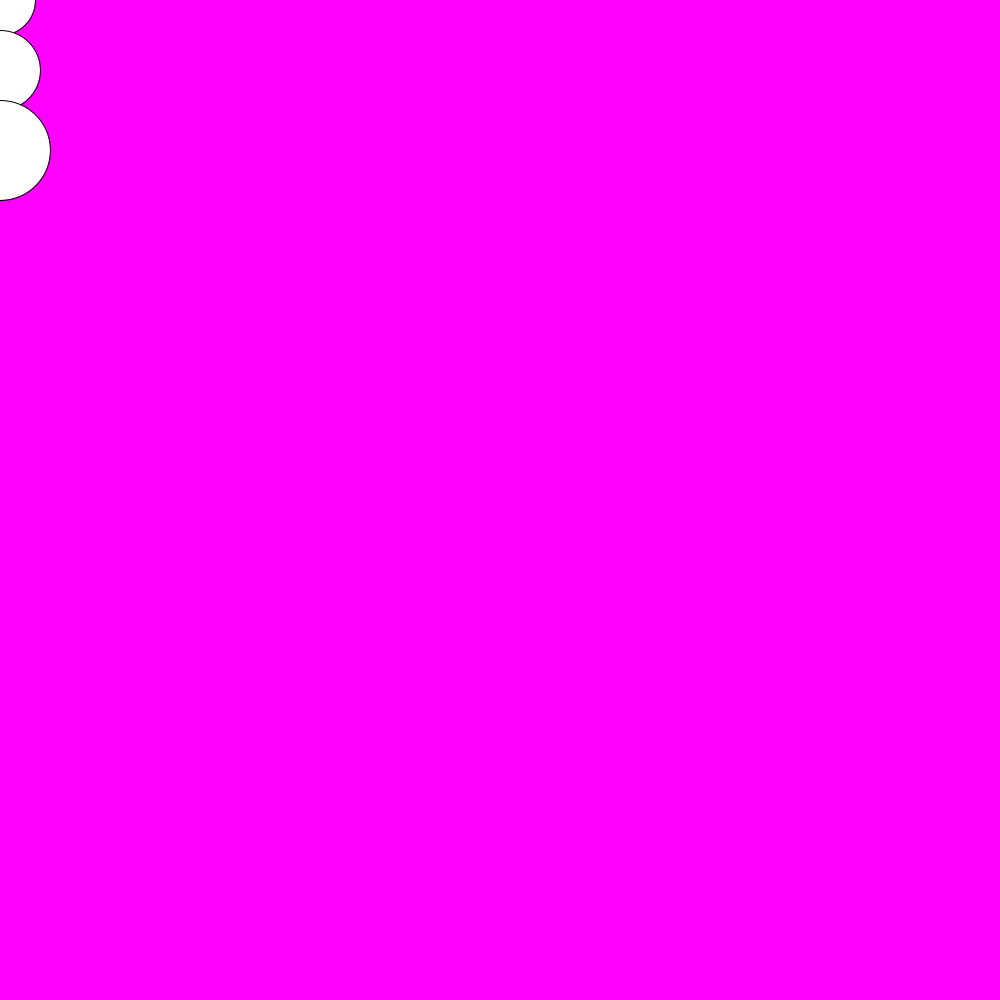
Frame 1 (no input)
Frame 60 (the mouse pressed at the canvas centre just before this capture): identical to frame 1, image omitted
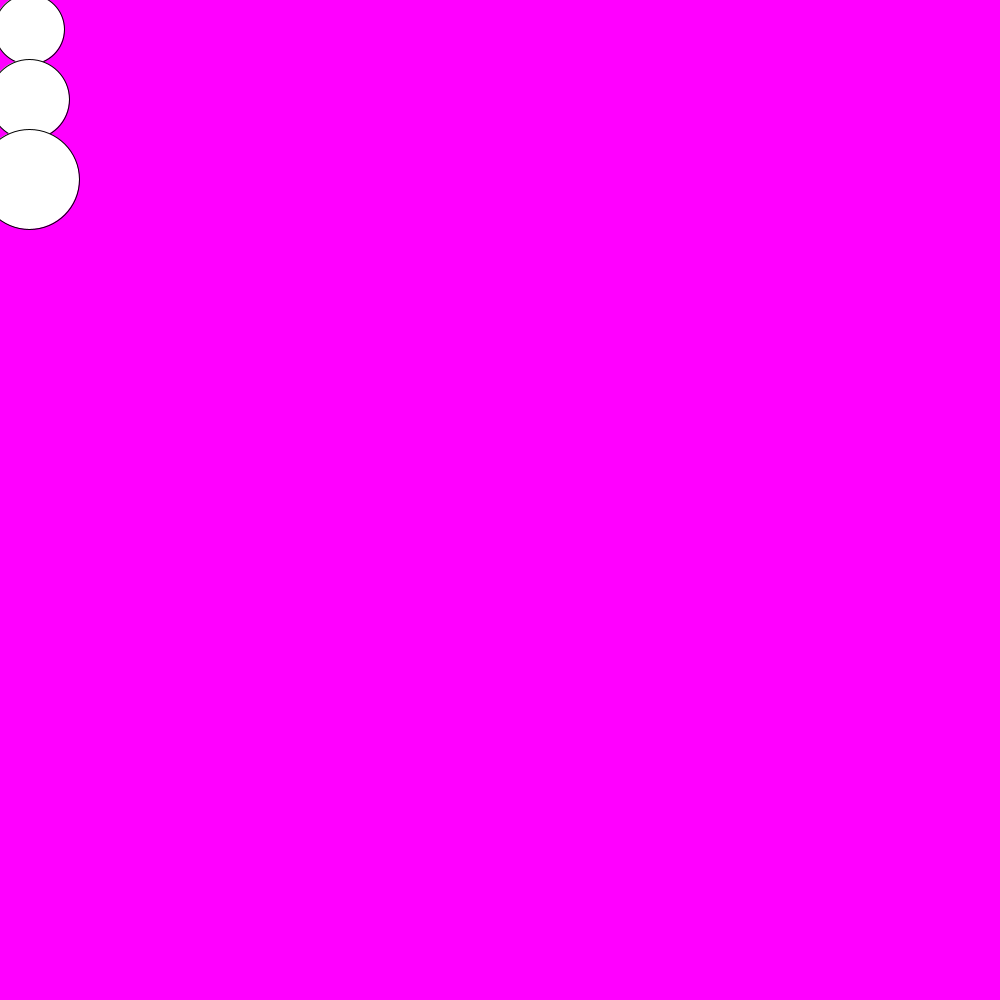
Frame 120 (the mouse held since frame 60 and released just before this capture)

The Processing sketch that drew these frames (run headless with seeded random() and noise(); from frame 60 on, the mouse is pressed at the canvas centre):

// Processing sketch: mouse_moving
// ── mouse_moving.pde
Ball snoman;

void setup(){
frameRate(100);
size(1000,1000);
snoman = new Ball(0,0,15,15);
}

void draw(){
background(255,0,255);
snoman.draw();
snoman.move();
}

// ── ball.pde
public class Ball {
 private float x;
 private float y;
 private float sy;
 private float sx;
 
 
 
 public Ball(float x, float y, float sy, float sx){
   this.x = x;
   this.y = y;
   this.sx = sx;
   this.sy = sy;
 }
 public void move() {
    
    this.x += this.sx;
    this.y += this.sy;

      
     
    if ( this. x > mouseX){
      this.sx = -.5;
    }
    if ( this.x < mouseX){
      this.sx = .5;
    }
    if ( this.y > mouseY){
      this.sy = -.5;
    }
    if ( this.y < mouseY){
      this.sy = .5;
    }
    
  
    }
  
  public void draw() {
    ellipse(this.x, this.y,70,70);
    ellipse(this.x, this.y + 70,80,80);
    ellipse(this.x, this.y + 150,100,100);
  }
}
